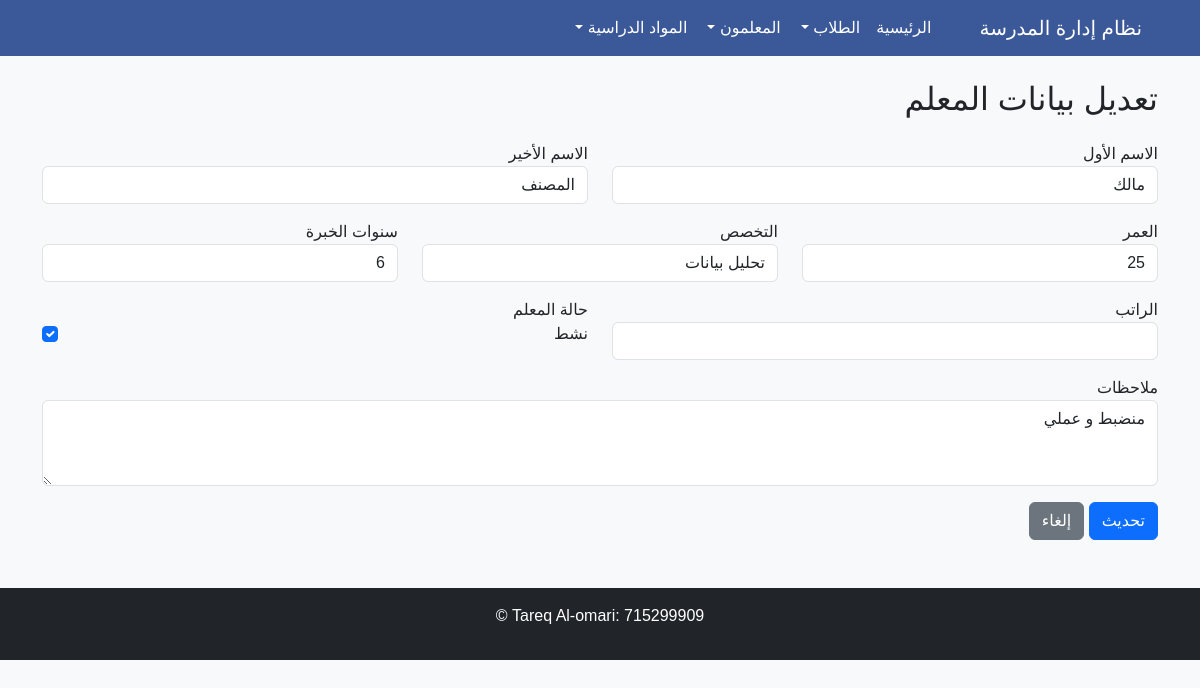
The app's page /teachers/update/1/ with its own data.
### teachers/models.py (models this page shows, shortened)
class Teacher(models.Model):
    f_name = models.CharField(max_length=50, verbose_name="الاسم الأول")
    l_name = models.CharField(max_length=50, verbose_name="الاسم الأخير")
    age = models.IntegerField(verbose_name="العمر")
    specialty = models.CharField(max_length=100, verbose_name="التخصص")
    years_of_experience = models.IntegerField(verbose_name="سنوات الخبرة")
    salary = models.DecimalField(max_digits=10, decimal_places=2, verbose_name="الراتب")
    is_active = models.BooleanField(default=True, verbose_name="نشط")
    notes = models.TextField(blank=True, null=True, verbose_name="ملاحظات")
    class Meta:
        verbose_name = "معلم"
        verbose_name_plural = "المعلمين"

### teachers/views.py (the view)
# urls.py: path('update/<int:id>/', views.update_teacher, name='edit_teacher'),
def update_teacher(request, id):
    teacher = get_object_or_404(Teacher, id=id)
    if request.method == 'POST':
        teacher.f_name = request.POST.get('f_name')
        teacher.l_name = request.POST.get('l_name')
        teacher.age = request.POST.get('age')
        teacher.specialty = request.POST.get('specialty')
        teacher.years_of_experience = request.POST.get('years_of_experience')
        teacher.salary = request.POST.get('salary')
        teacher.is_active = request.POST.get('is_active') == 'on'
        teacher.notes = request.POST.get('notes')
        teacher.save()
        return render(request, 'teachers/messages/updated.html')
    else:
        return render(request, 'teachers/update_teacher.html', {'teacher': teacher})

### templates/teachers/update_teacher.html (shortened to what this page needs)
{% extends 'base.html' %}
{% block content %}
<h2 class="mb-4">تعديل بيانات المعلم</h2>
<form method="POST">
    <div class="row">
        <div class="col-md-6">
            <div class="form-group mb-3">
                <label for="f_name">الاسم الأول</label>
                <input type="text" class="form-control" id="f_name" name="f_name" value="{{ teacher.f_name }}" required>
            </div>
        </div>
        <div class="col-md-6">
            <div class="form-group mb-3">
                <label for="l_name">الاسم الأخير</label>
                <input type="text" class="form-control" id="l_name" name="l_name" value="{{ teacher.l_name }}" required>
            </div>
        </div>
    </div>
    <div class="row">
        <div class="col-md-4">
            <div class="form-group mb-3">
                <label for="age">العمر</label>
                <input type="number" class="form-control" id="age" name="age" value="{{ teacher.age }}" required>
            </div>
        </div>
        <div class="col-md-4">
            <div class="form-group mb-3">
                <label for="specialty">التخصص</label>
                <input type="text" class="form-control" id="specialty" name="specialty" value="{{ teacher.specialty }}" required>
            </div>
        </div>
        <div class="col-md-4">
            <div class="form-group mb-3">
                <label for="years_of_experience">سنوات الخبرة</label>
                <input type="number" class="form-control" id="years_of_experience" name="years_of_experience" value="{{ teacher.years_of_experience }}" required>
            </div>
        </div>
    </div>
    <div class="row">
        <div class="col-md-6">
            <div class="form-group mb-3">
                <label for="salary">الراتب</label>
                <input type="number" step="0.01" class="form-control" id="salary" name="salary" value="{{ teacher.salary }}" required>
            </div>
        </div>
        <div class="col-md-6">
            <div class="form-group mb-3">
                <label for="is_active">حالة المعلم</label>
                <div class="form-check">
                    <input class="form-check-input" type="checkbox" id="is_active" name="is_active" {% if teacher.is_active %}checked{% endif %}>
                    <label class="form-check-label" for="is_active">نشط</label>
                </div>
            </div>
        </div>
    </div>
    <div class="form-group mb-3">
        <label for="notes">ملاحظات</label>
        <textarea class="form-control" id="notes" name="notes" rows="3">{{ teacher.notes }}</textarea>
    </div>
    <button type="submit" class="btn btn-primary">تحديث</button>
    <a href="{% url 'teacher:teachers' %}" class="btn btn-secondary">إلغاء</a>
</form>
{% endblock %}

### templates/base.html (style rules this page uses)
body { font-family: 'Arial', sans-serif; background-color: #f8f9fa; }

### records on screen
Teacher: f_name "مالك", l_name "المصنف", age "25", specialty "تحليل بيانات", years_of_experience "6", is_active "☑", notes "منضبط و عملي"
